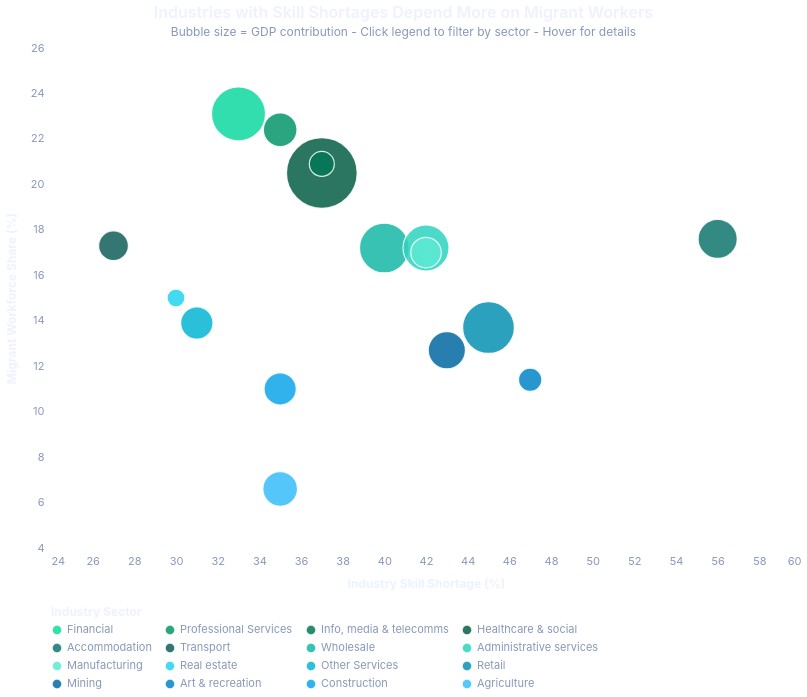

Source (Vega-Lite JSON):
### Vega-Lite specification from a JSON file in a GitHub repository (floating-point values rounded to 4 significant figures)
{"$schema": "https://vega.github.io/schema/vega-lite/v5.json", "description": "Bubble chart of skill shortages, migrant contribution, and GDP contribution by industry", "width": 750, "height": 500, "data": {"values": [{"Industry": "Accommodation & Food", "Shortage": 56, "Migrant": 17.6, "GDP": 64388, "Sector": "Accommodation"}, {"Industry": "Arts & Recreation", "Shortage": 47, "Migrant": 11.4, "GDP": 20523, "Sector": "Art & recreation"}, {"Industry": "Retail Trade", "Shortage": 45, "Migrant": 13.7, "GDP": 115270, "Sector": "Retail"}, {"Industry": "Mining", "Shortage": 43, "Migrant": 12.7, "GDP": 57726, "Sector": "Mining"}, {"Industry": "Manufacturing", "Shortage": 42, "Migrant": 17.0, "GDP": 37870, "Sector": "Manufacturing"}, {"Industry": "Admin & Support", "Shortage": 42, "Migrant": 17.2, "GDP": 90499, "Sector": "Administrative services"}, {"Industry": "Wholesale Trade", "Shortage": 40, "Migrant": 17.2, "GDP": 106035, "Sector": "Wholesale"}, {"Industry": "IT & Telecom", "Shortage": 37, "Migrant": 20.9, "GDP": 24069, "Sector": "Info, media & telecomms"}, {"Industry": "Healthcare", "Shortage": 37, "Migrant": 20.5, "GDP": 218613, "Sector": "Healthcare & social"}, {"Industry": "Construction", "Shortage": 35, "Migrant": 11.0, "GDP": 42419, "Sector": "Construction"}, {"Industry": "Agriculture", "Shortage": 35, "Migrant": 6.6, "GDP": 49807, "Sector": "Agriculture"}, {"Industry": "Professional Services", "Shortage": 35, "Migrant": 22.4, "GDP": 46753, "Sector": "Professional Services"}, {"Industry": "Finance & Insurance", "Shortage": 33, "Migrant": 23.1, "GDP": 125966, "Sector": "Financial"}, {"Industry": "Other Services", "Shortage": 31, "Migrant": 13.9, "GDP": 42875, "Sector": "Other Services"}, {"Industry": "Real Estate", "Shortage": 30, "Migrant": 15.0, "GDP": 10566, "Sector": "Real estate"}, {"Industry": "Transport & Warehousing", "Shortage": 27, "Migrant": 17.3, "GDP": 35764, "Sector": "Transport"}]}, "layer": [{"mark": {"type": "circle", "stroke": "white", "strokeWidth": 1.2}, "params": [{"name": "sector_select", "select": {"type": "point", "fields": ["Sector"]}, "bind": "legend"}], "encoding": {"x": {"field": "Shortage", "type": "quantitative", "title": "Industry Skill Shortage (%)", "scale": {"domain": [24, 60]}, "axis": {"labelFontSize": 11, "titleFontSize": 12}}, "y": {"field": "Migrant", "type": "quantitative", "title": "Migrant Workforce Share (%)", "scale": {"domain": [4, 26]}, "axis": {"labelFontSize": 11, "titleFontSize": 12}}, "size": {"field": "GDP", "type": "quantitative", "scale": {"range": [80, 5000]}, "legend": null}, "color": {"field": "Sector", "type": "nominal", "title": "Industry Sector", "scale": {"domain": ["Financial", "Professional Services", "Info, media & telecomms", "Healthcare & social", "Accommodation", "Transport", "Wholesale", "Administrative services", "Manufacturing", "Real estate", "Other Services", "Retail", "Mining", "Art & recreation", "Construction", "Agriculture"], "range": ["#10d9a0", "#059669", "#047857", "#065f46", "#0f766e", "#115e59", "#14b8a6", "#2dd4bf", "#5eead4", "#22d3ee", "#06b6d4", "#0891b2", "#0369a1", "#0284c7", "#0ea5e9", "#38bdf8"]}, "legend": {"title": "Industry Sector", "labelFontSize": 11, "titleFontSize": 12, "columns": 4, "direction": "horizontal", "orient": "bottom"}}, "order": {"field": "GDP", "type": "quantitative", "sort": "descending"}, "opacity": {"condition": {"param": "sector_select", "value": 0.85}, "value": 0.1}, "tooltip": [{"field": "Industry", "type": "nominal", "title": "Industry"}, {"field": "Sector", "type": "nominal", "title": "Sector"}, {"field": "Shortage", "type": "quantitative", "title": "Skill Shortage (%)"}, {"field": "Migrant", "type": "quantitative", "title": "Migrant Share (%)"}, {"field": "GDP", "type": "quantitative", "title": "GDP ($M)", "format": ",.0f"}]}}], "title": {"text": "Industries with Skill Shortages Depend More on Migrant Workers", "subtitle": "Bubble size = GDP contribution - Click legend to filter by sector - Hover for details", "fontSize": 16, "subtitleFontSize": 12, "orient": "top", "anchor": "center"}, "config": {"font": "Inter, sans-serif", "background": "transparent", "view": {"stroke": null}, "axis": {"labelFont": "Inter, sans-serif", "titleFont": "Inter, sans-serif", "labelColor": "#8898ba", "titleColor": "#eef1ff", "tickColor": "rgba(255,255,255,0.15)", "domainColor": "rgba(255,255,255,0.15)", "gridColor": "rgba(255,255,255,0.08)", "grid": true, "labelFontSize": 11, "titleFontSize": 12, "titlePadding": 12}, "title": {"font": "Inter, sans-serif", "fontSize": 16, "fontWeight": 600, "color": "#eef1ff", "subtitleFont": "Inter, sans-serif", "subtitleFontSize": 12, "subtitleColor": "#8898ba", "subtitlePadding": 6}, "legend": {"labelFont": "Inter, sans-serif", "titleFont": "Inter, sans-serif", "labelColor": "#8898ba", "titleColor": "#eef1ff", "labelFontSize": 11, "titleFontSize": 12, "symbolSize": 100}, "text": {"font": "Inter, sans-serif", "color": "#eef1ff"}}}
